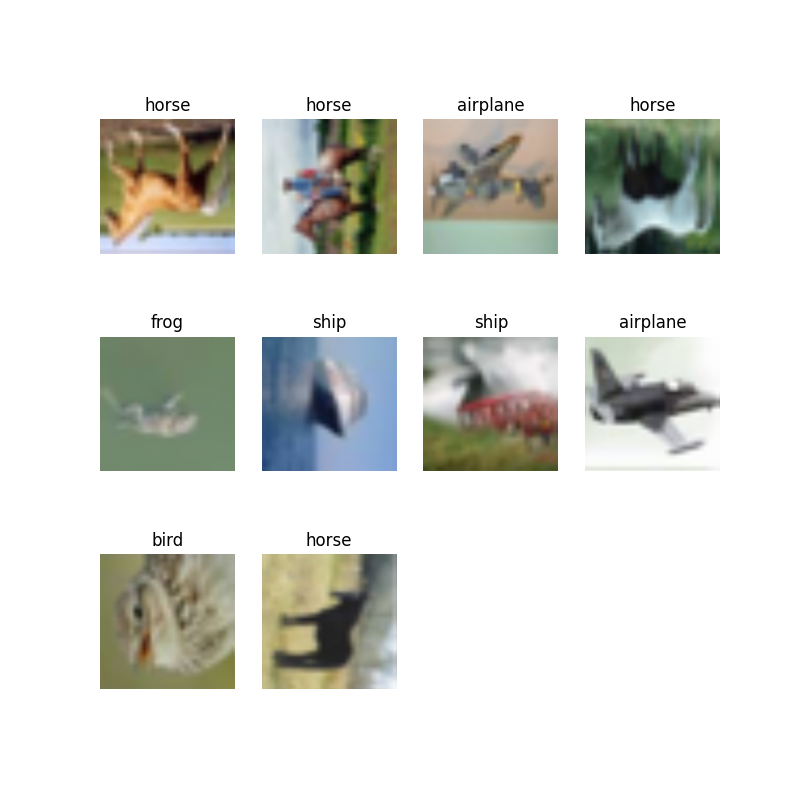

This chart was generated by the following Python code:
"""Image generator implementation. next() function returns the next generated object. It consists of a batch of
images and its corresponding labels.
"""
import os
import json
import random
import scipy.misc
import numpy as np
import matplotlib.pyplot as plt
from skimage.transform import resize


class ImageGenerator:
    def __init__(self, file_path, label_path, batch_size, image_size, rotation=False, mirroring=False, shuffle=False):
        self.batch_size = batch_size
        self.image_size = image_size
        self.data_dir = file_path
        self.cur_batch = 0
        self.cur_epoch = 0
        self.class_dict = {
                            0: 'airplane',
                            1: 'automobile',
                            2: 'bird',
                            3: 'cat',
                            4: 'deer',
                            5: 'dog',
                            6: 'frog',
                            7: 'horse',
                            8: 'ship',
                            9: 'truck'
                        }
        self.class_labels = dict()
        with open(label_path) as f:
            self.class_labels = json.load(f)
        self.list_imgs = os.listdir(file_path)
        self.total_imgs = len(self.list_imgs)
        self._batch_generator = self._get_next_batch()
        self.shuffle = shuffle
        self.mirroring = mirroring
        self.rotation = rotation
        self.rotation_angles = [0,1,2,3,4] #multiplied by 90deg
        self.mirror_axis = [0,1]
        if self.shuffle:
            random.shuffle(self.list_imgs)

    def next(self):
        """This function creates a batch of images and corresponding labels and returns them.
        """
        batch = next(self._batch_generator)
        images = np.zeros((self.batch_size, self.image_size[0], self.image_size[1], self.image_size[2]), dtype=np.float64)
        labels = []
        for item in range(self.batch_size):
            img= np.load(os.path.join(self.data_dir, batch[item]))
            img = resize(img, (self.image_size[1], self.image_size[0]))
            images[item] = self.augment(img)
            labels.append(self.class_labels[batch[item].split(".")[0]])
        return images, labels

    def _get_next_batch(self):
        counter = 0
        cur_index = 0
        batch = []
        while True:
            if counter == self.batch_size:
                counter = 0
                yield batch
                batch = []
                self.cur_batch += 1
            if cur_index == self.total_imgs:
                cur_index = 0
                self.cur_epoch += 1
                if self.shuffle:
                    random.shuffle(self.list_imgs)
            batch.append(self.list_imgs[cur_index])
            counter += 1
            cur_index += 1


    def augment(self,img):
        """this function takes a single image as an input and performs a random transformation
        (mirroring and/or rotation) on it and outputs the transformed image
        """
        if self.rotation:
            img = np.rot90(img, random.choice(self.rotation_angles), (0,1))
        if self.mirroring:
            img = np.flip(img, random.choice(self.mirror_axis))
        return img

    def current_epoch(self):
        """return the current epoch number
        """
        return self.cur_epoch

    def class_name(self, x):
        """This function returns the class name for a specific label
        """
        return self.class_dict[x]

    def show(self, headless=False):
        images, labels = self.next()
        cols = 4
        rows = int(np.ceil(self.batch_size/4))
        fig = plt.figure(figsize=(8, 8))
        for item in range(len(labels)):
            fig.add_subplot(rows, cols, item+1)
            plt.axis('off')
            plt.title(self.class_name(labels[item]))
            plt.imshow(images[item])
        if headless:
            plt.savefig("generator.png")
        else:
            plt.show()
